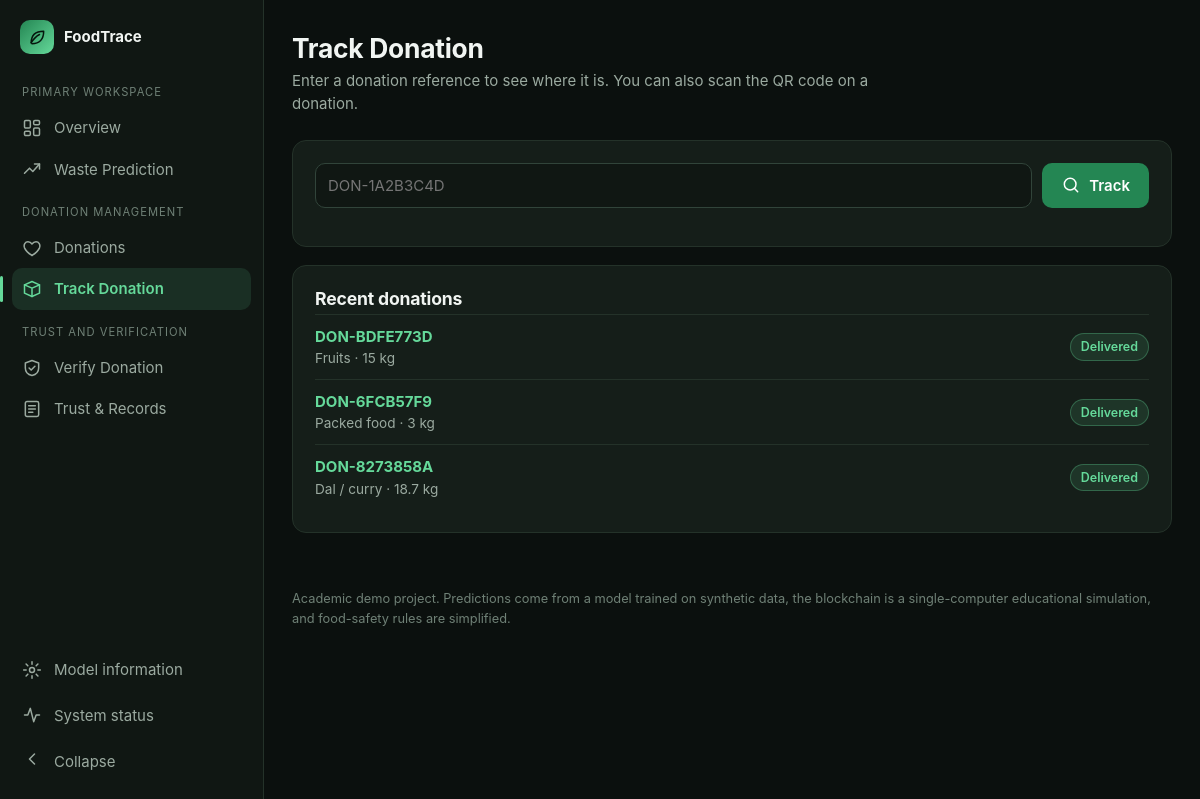
Page /track on the committed database.
### tables this page shows
CREATE TABLE donations (
            id INTEGER PRIMARY KEY AUTOINCREMENT, donation_code TEXT NOT NULL UNIQUE,
            donor TEXT NOT NULL, food_type TEXT NOT NULL, quantity REAL NOT NULL,
            expiry TEXT NOT NULL, ngo TEXT NOT NULL, status TEXT NOT NULL, created_at TEXT NOT NULL, updated_at TEXT, collected_kg REAL, delivered_kg REAL);

### app.py (the view, shortened to what this page needs)
@app.route("/track", methods=["GET"])
def track():
    code = (request.args.get("code") or "").strip().upper()
    return render_template("track.html", code="", error=None, recent=list_donations(5))

### app.py (called while the page is built)
@contextmanager
def get_db():
    conn = sqlite3.connect(config.DB_PATH, timeout=30)
    conn.row_factory = sqlite3.Row
    try:
        yield conn
        conn.commit()
    except Exception:
        conn.rollback()
        raise
    finally:
        conn.close()

def _decorate(row):
    d = dict(row)
    d["updated_at"] = d.get("updated_at") or d["created_at"]
    d["info"] = config.STATUS_INFO.get(d["status"], {"label": d["status"], "text": "", "actor": ""})
    d["needs_attention"] = needs_attention(d)
    return d

def needs_attention(d):
    if d["status"] in ("Failed", "Rejected"):
        return True
    if d["status"] in config.TERMINAL_STATUSES:
        return False
    try:
        return datetime.strptime(d["expiry"], "%Y-%m-%d %H:%M") < datetime.now()
    except ValueError:
        return False

def list_donations(limit=None, query="", status=""):
    sql, params, where = "SELECT * FROM donations", [], []
    query = (query or "").strip()[:80]
    if query:
        like = "%" + query.replace("\\", "\\\\").replace("%", "\\%").replace("_", "\\_") + "%"
        where.append("(donation_code LIKE ? ESCAPE '\\' OR donor LIKE ? ESCAPE '\\' OR food_type LIKE ? ESCAPE '\\'"
                     " OR ngo LIKE ? ESCAPE '\\')")
        params += [like] * 4
    if status in config.ALL_STATUSES:
        where.append("status = ?")
        params.append(status)
    if where:
        sql += " WHERE " + " AND ".join(where)
    sql += " ORDER BY id DESC"
    if limit:
        sql += " LIMIT ?"
        params.append(limit)
    with get_db() as c:
        return [_decorate(r) for r in c.execute(sql, params)]

def is_local_request():
    return (request.remote_addr or "") in LOOPBACK

def can_operate():
    return is_local_request() or config.ALLOW_REMOTE_OPERATOR

@app.context_processor
def inject_globals():
    return {"operator": can_operate(), "status_info": config.STATUS_INFO, "icon": icon}

### icons.py (called while the page is built)
def icon(name):
    return Markup('<svg class="icon" viewBox="0 0 24 24" aria-hidden="true" focusable="false">' + PATHS[name] + "</svg>")

### templates/track.html (shortened to what this page needs)
{% extends "base.html" %}
{% from "_macros.html" import status_badge with context %}
{% block content %}
<div class="page-head"><div><h1>Track Donation</h1><p>Enter a donation reference to see where it is. You can also scan the QR code on a donation.</p></div></div>
<div class="card">
  <form method="get" action="{{ url_for('track') }}" class="toolbar" role="search">
    <div class="grow"><label for="code" class="sr-only">Donation reference</label>
      <input class="input" id="code" name="code" placeholder="DON-1A2B3C4D" maxlength="12" autocomplete="off" spellcheck="false" value="{{ code }}" {% if error %}aria-invalid="true" aria-describedby="code-err"{% endif %} required></div>
    <button class="btn btn-primary" type="submit">{{ icon('search') }} Track</button>
  </form>
</div>
{% if recent %}
<div class="card" style="margin-top:18px"><h2>Recent donations</h2>
  {% for d in recent %}<div class="row between" style="padding:10px 0;border-top:1px solid var(--border)">
    <div><a href="{{ url_for('track_detail', code=d.donation_code) }}"><strong>{{ d.donation_code }}</strong></a>
      <div class="small muted">{{ d.food_type }} &middot; {{ '%g'|format(d.quantity) }} kg</div></div>{{ status_badge(d.status) }}</div>{% endfor %}
</div>
{% elif not error %}
<div class="card empty" style="margin-top:18px">{{ icon('track') }}<h3>Nothing to track yet</h3><p>Donations appear here once they are registered.</p></div>
{% endif %}
{% endblock %}

### templates/_macros.html (shortened to what this page needs)
{% macro status_badge(status) -%}
{%- set cls = {'Delivered':'ok','Accepted':'info','Picked Up':'info','In Transit':'info','Pending':'','Cancelled':'warn','Rejected':'bad','Failed':'bad'}[status] -%}
<span class="badge {{ cls }}">{{ status_info[status].label if status in status_info else status }}</span>
{%- endmacro %}

### static/css/style.css (style rules this page uses)
:root { --bg: #0B100E; --bg-2: #101713; --surface: #151E19; --elevated: #1A2620; --border: #243229; --border-strong: #31443A; --accent: #248653; --accent-bright: #65D99A; --accent-soft: rgba(101, 217, 154, .12); --text: #F1F5F2; --text-2: #9BAAA0; --text-3: #6F8076; --warn: #E5B44B; --warn-soft: rgba(229, 180, 75, .12); --danger: #F2796B; --danger-soft: rgba(242, 121, 107, .12); --info: #6CB6E8; --info-soft: rgba(108, 182, 232, .12); --radius: 14px; --radius-sm: 9px; --sb-w: 264px; --sb-w-collapsed: 72px; --font: Inter, system-ui, -apple-system, "Segoe UI", Roboto, sans-serif; --mono: ui-monospace, SFMono-Regular, Menlo, Consolas, monospace; --ease: cubic-bezier(.2, .7, .2, 1); color-scheme: dark; }
*, *::before, *::after { box-sizing: border-box; }
html { scroll-behavior: smooth; }
body { margin: 0; background: var(--bg); color: var(--text); font: 15px/1.55 var(--font); -webkit-font-smoothing: antialiased; }
a { color: var(--accent-bright); text-decoration: none; }
h1, h2, h3 { line-height: 1.25; margin: 0; font-weight: 650; letter-spacing: -.01em; }
h1 { font-size: 1.65rem; }
h2 { font-size: 1.1rem; }
p { margin: 0 0 .75rem; }
.muted { color: var(--text-2); }
.small { font-size: .85rem; }
.icon { width: 20px; height: 20px; flex: none; stroke: currentColor; fill: none; stroke-width: 1.8; stroke-linecap: round; stroke-linejoin: round; }
.page-head { display: flex; flex-wrap: wrap; gap: 12px; align-items: flex-end; justify-content: space-between; margin-bottom: 24px; }
.page-head p { margin: 4px 0 0; color: var(--text-2); max-width: 62ch; }
.card { background: var(--surface); border: 1px solid var(--border); border-radius: var(--radius); padding: 22px; }
.card + .card, .stack > * + * { margin-top: 18px; }
.card h2 { margin-bottom: 4px; }
.btn { display: inline-flex; align-items: center; justify-content: center; gap: 8px; border-radius: 10px; border: 1px solid transparent; padding: 10px 18px; font: inherit; font-weight: 600; cursor: pointer; transition: transform .1s, background .15s, border-color .15s; min-height: 42px; }
.btn-primary { background: var(--accent); color: #fff; }
.badge { display: inline-flex; align-items: center; gap: 6px; padding: 3px 10px; border-radius: 999px; font-size: .78rem; font-weight: 600; background: var(--elevated); color: var(--text-2); border: 1px solid var(--border); white-space: nowrap; }
.badge.ok { background: var(--accent-soft); color: var(--accent-bright); border-color: rgba(101,217,154,.3); }
.input, select.input, textarea.input { width: 100%; background: var(--bg-2); color: var(--text); border: 1px solid var(--border-strong); border-radius: 10px; padding: 10px 12px; font: inherit; min-height: 44px; transition: border-color .15s, box-shadow .15s; }
.row { display: flex; flex-wrap: wrap; gap: 10px; align-items: center; }
.row.between { justify-content: space-between; }
.toolbar { display: flex; flex-wrap: wrap; gap: 10px; margin-bottom: 16px; }
.toolbar .grow { flex: 1 1 240px; }

### rows in the picture
donations: donation_code "DON-BDFE773D", food_type "Fruits", quantity "15", status "Delivered"
donations: donation_code "DON-6FCB57F9", food_type "Packed food", quantity "3", status "Delivered"
donations: donation_code "DON-8273858A", food_type "Dal / curry", quantity "18.7", status "Delivered"

### other values in the picture
{{ title }} "PRIMARY WORKSPACE" "DONATION MANAGEMENT" "TRUST AND VERIFICATION"
{{ text }} "Overview" "Waste Prediction" "Donations" "Track Donation" "Verify Donation" "Trust & Records"
